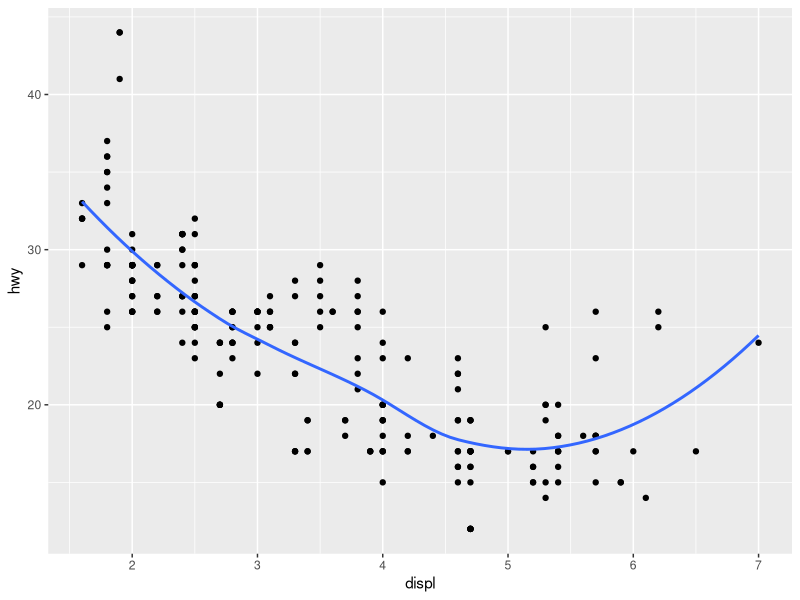
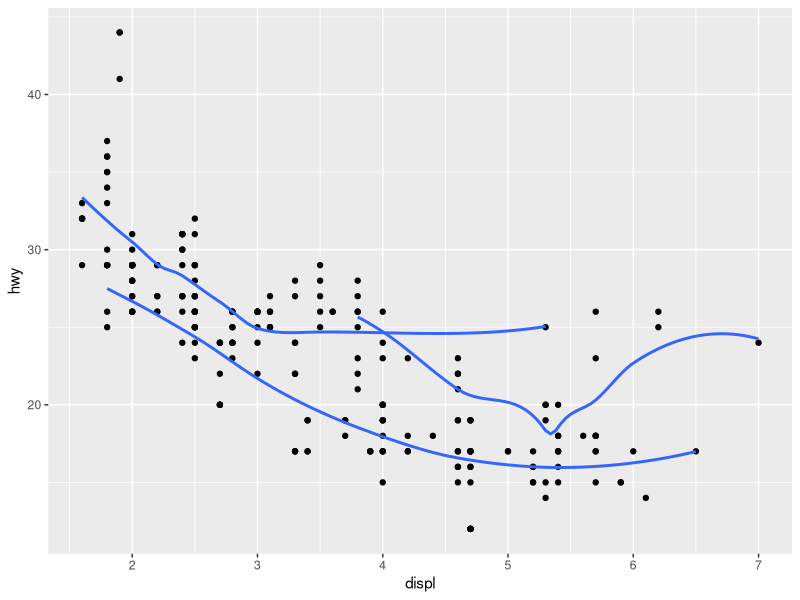
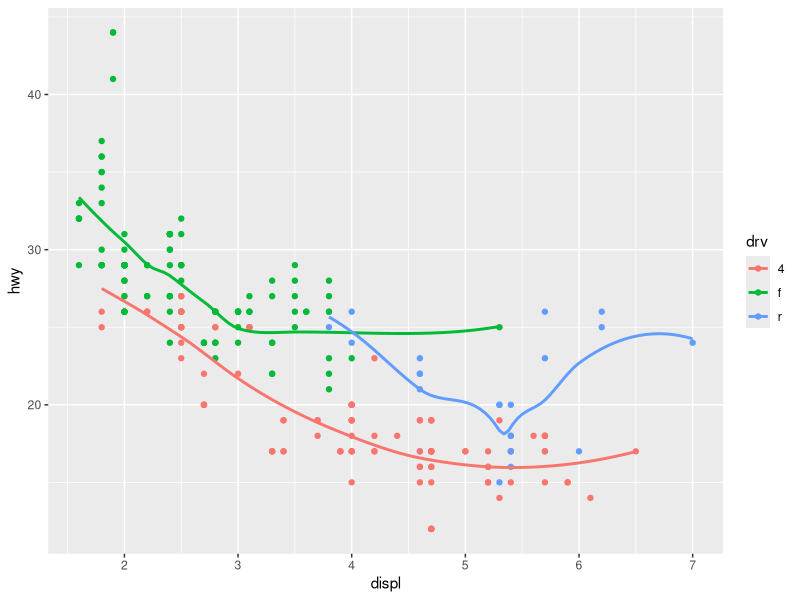
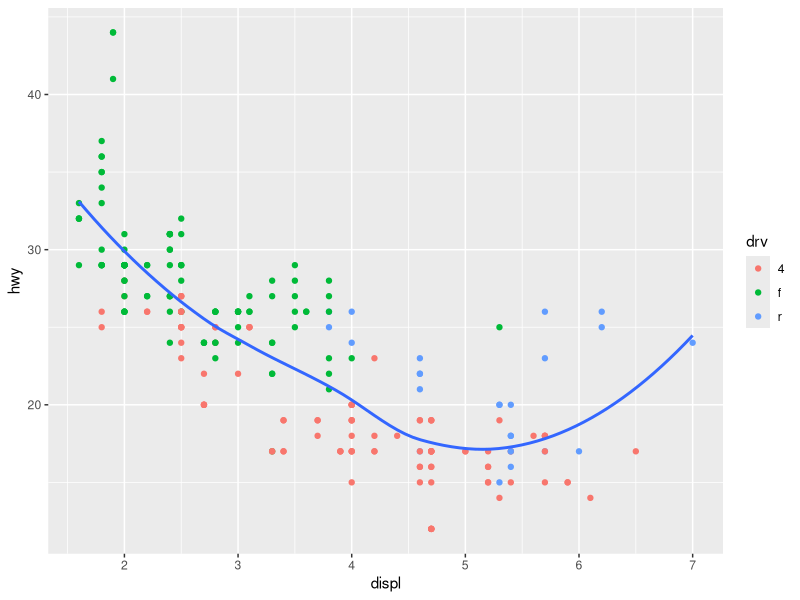
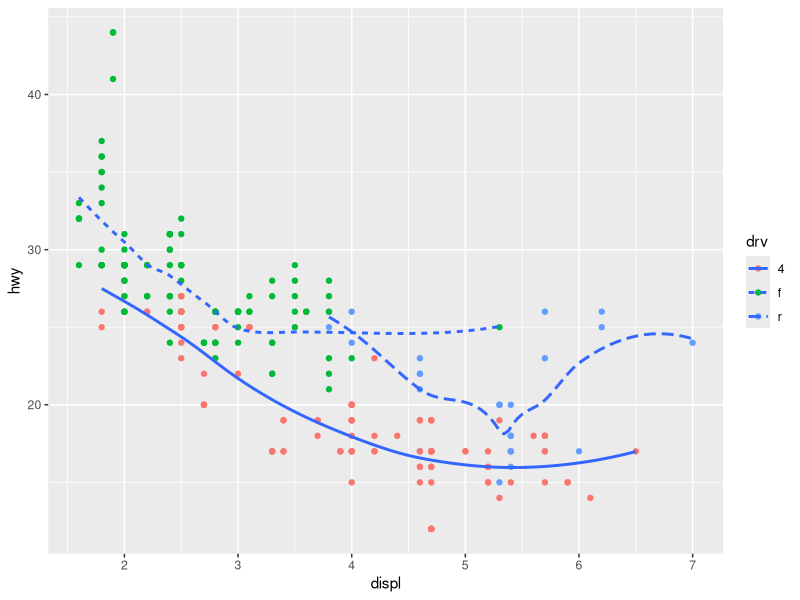
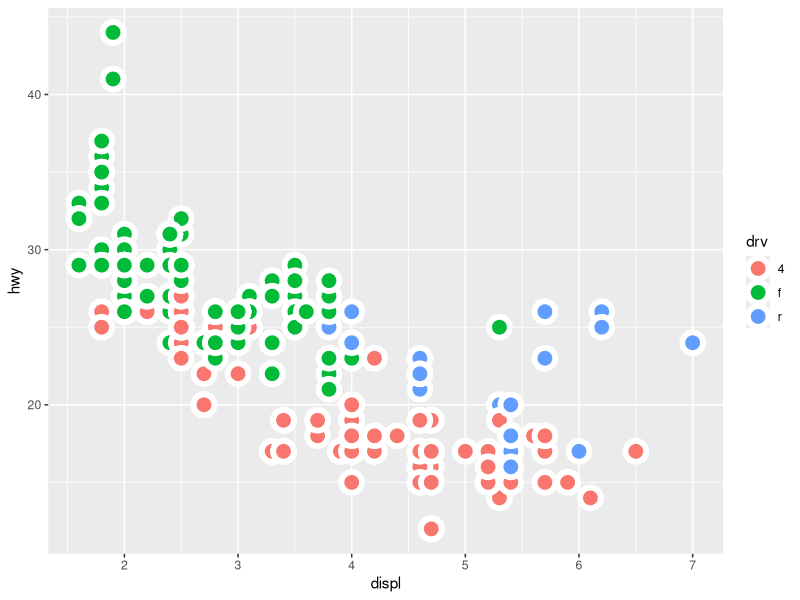
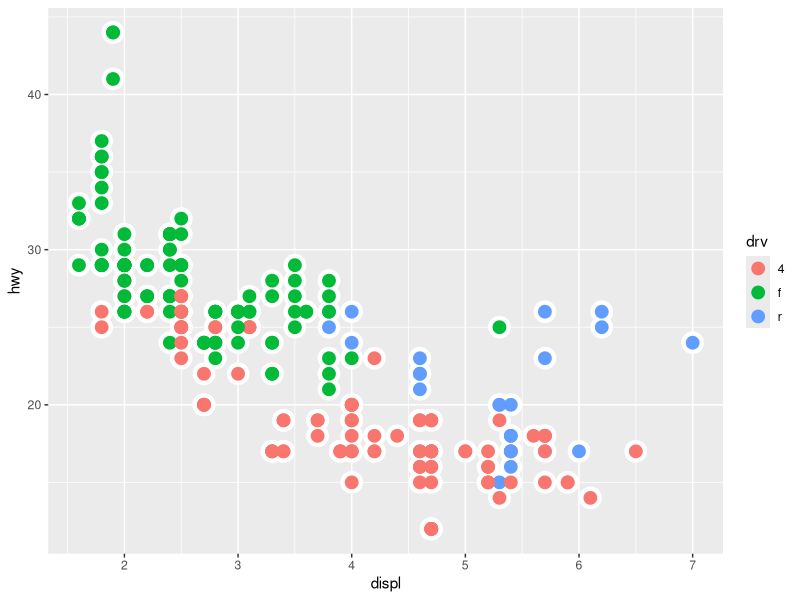

Write the R code that produced these figures, in order.
# Introductory Script
# Initial: January 7, 2019
# Revision: January 7, 2019
# Ray Nelson

# Libraries
library(tidyverse)

# mpg data set
data(mpg)
glimpse(mpg)


# Plot 1
ggplot(data = mpg, mapping = aes(x = displ, y = hwy)) + 
  geom_point() +
  geom_smooth(method = 'loess',se= FALSE)

# Plot 2
ggplot(data = mpg, mapping = aes(x = displ, y = hwy)) + 
  geom_point() +
  geom_smooth(method = 'loess',se= FALSE, mapping = aes(group = drv))

# Plot 3
ggplot(data = mpg, mapping = aes(x = displ, y = hwy, color = drv)) + 
  geom_point() +
  geom_smooth(method = 'loess',se= FALSE, mapping = aes(group = drv))

# Plot 4
ggplot(data = mpg, mapping = aes(x = displ, y = hwy)) + 
  geom_point(mapping = aes(color = drv)) +
  geom_smooth(method = 'loess',se= FALSE)

# Plot 5
ggplot(data = mpg, mapping = aes(x = displ, y = hwy)) + 
  geom_point(mapping = aes(color = drv)) +
  geom_smooth(method = 'loess',se= FALSE, mapping = aes(linetype = drv))

# Plot 6
ggplot(data = mpg, mapping = aes(x = displ, y = hwy, color = drv)) + 
  geom_point(shape = 21, color = "white", mapping = aes(fill = drv), stroke = 3, size = 5) 

#OR

#Plot 6 (this is the correct one I believe)
ggplot(data = mpg, mapping = aes(x=displ, y = hwy))+
  geom_point(color = "white", size = 7)+
  geom_point(mapping = aes(color = drv), size = 4)

